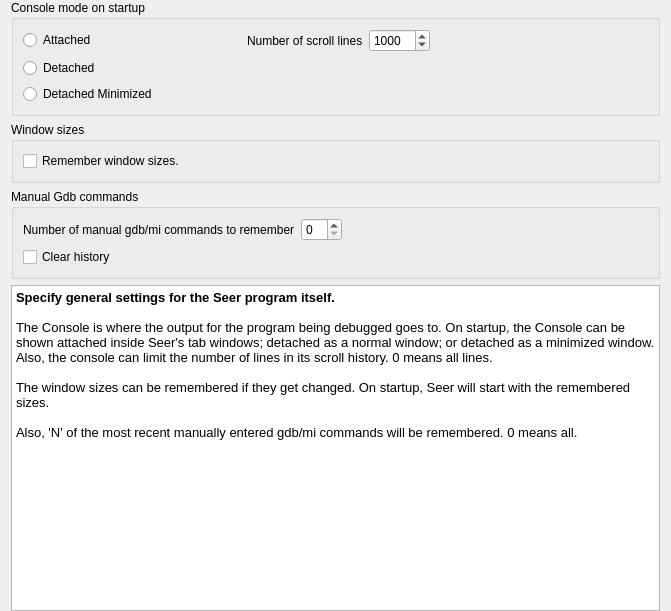
<?xml version="1.0" encoding="UTF-8"?>
<ui version="4.0">
 <class>SeerSeerConfigPage</class>
 <widget class="QWidget" name="SeerSeerConfigPage">
  <property name="geometry">
   <rect>
    <x>0</x>
    <y>0</y>
    <width>671</width>
    <height>611</height>
   </rect>
  </property>
  <property name="windowTitle">
   <string>SeerSeerConfigPage</string>
  </property>
  <layout class="QGridLayout" name="gridLayout_3">
   <property name="topMargin">
    <number>0</number>
   </property>
   <property name="bottomMargin">
    <number>0</number>
   </property>
   <item row="2" column="0">
    <widget class="QGroupBox" name="manualGdbCommandsGroupBox">
     <property name="title">
      <string>Manual Gdb commands</string>
     </property>
     <layout class="QGridLayout" name="gridLayout_2">
      <item row="0" column="1">
       <widget class="QSpinBox" name="rememberGdbCommandsSpinBox">
        <property name="toolTip">
         <string>Number of manual commands to rememvber. 0 means all.</string>
        </property>
       </widget>
      </item>
      <item row="1" column="0">
       <widget class="QCheckBox" name="clearHistoryCheckBox">
        <property name="toolTip">
         <string>Clear all manual gdb commands.</string>
        </property>
        <property name="text">
         <string>Clear history</string>
        </property>
       </widget>
      </item>
      <item row="0" column="0">
       <widget class="QLabel" name="rememberGdbCommandsLabel">
        <property name="text">
         <string>Number of manual gdb/mi commands to remember</string>
        </property>
       </widget>
      </item>
      <item row="0" column="2">
       <spacer name="horizontalSpacer">
        <property name="orientation">
         <enum>Qt::Horizontal</enum>
        </property>
        <property name="sizeHint" stdset="0">
         <size>
          <width>40</width>
          <height>20</height>
         </size>
        </property>
       </spacer>
      </item>
     </layout>
    </widget>
   </item>
   <item row="1" column="0">
    <widget class="QGroupBox" name="windowSizesGroupBox">
     <property name="title">
      <string>Window sizes</string>
     </property>
     <layout class="QGridLayout" name="gridLayout">
      <item row="0" column="0">
       <widget class="QCheckBox" name="rememberSizescheckBox">
        <property name="text">
         <string>Remember window sizes.</string>
        </property>
       </widget>
      </item>
     </layout>
    </widget>
   </item>
   <item row="3" column="0">
    <widget class="QTextBrowser" name="textBrowser">
     <property name="html">
      <string>&lt;!DOCTYPE HTML PUBLIC &quot;-//W3C//DTD HTML 4.0//EN&quot; &quot;http://www.w3.org/TR/REC-html40/strict.dtd&quot;&gt;
&lt;html&gt;&lt;head&gt;&lt;meta name=&quot;qrichtext&quot; content=&quot;1&quot; /&gt;&lt;meta charset=&quot;utf-8&quot; /&gt;&lt;style type=&quot;text/css&quot;&gt;
p, li { white-space: pre-wrap; }
hr { height: 1px; border-width: 0; }
li.unchecked::marker { content: &quot;\2610&quot;; }
li.checked::marker { content: &quot;\2612&quot;; }
&lt;/style&gt;&lt;/head&gt;&lt;body style=&quot; font-family:'Noto Sans'; font-size:10pt; font-weight:400; font-style:normal;&quot;&gt;
&lt;p style=&quot; margin-top:0px; margin-bottom:0px; margin-left:0px; margin-right:0px; -qt-block-indent:0; text-indent:0px;&quot;&gt;&lt;span style=&quot; font-weight:600;&quot;&gt;Specify general settings for the Seer program itself.&lt;/span&gt;&lt;/p&gt;
&lt;p style=&quot; margin-top:0px; margin-bottom:0px; margin-left:0px; margin-right:0px; -qt-block-indent:0; text-indent:0px;&quot;&gt; &lt;/p&gt;
&lt;p style=&quot; margin-top:0px; margin-bottom:0px; margin-left:0px; margin-right:0px; -qt-block-indent:0; text-indent:0px;&quot;&gt;The Console is where the output for the program being debugged goes to. On startup, the Console can be shown attached inside Seer's tab windows; detached as a normal window; or detached as a minimized window. Also, the console can limit the number of lines in its scroll history. 0 means all lines.&lt;/p&gt;
&lt;p style=&quot;-qt-paragraph-type:empty; margin-top:0px; margin-bottom:0px; margin-left:0px; margin-right:0px; -qt-block-indent:0; text-indent:0px;&quot;&gt;&lt;br /&gt;&lt;/p&gt;
&lt;p style=&quot; margin-top:0px; margin-bottom:0px; margin-left:0px; margin-right:0px; -qt-block-indent:0; text-indent:0px;&quot;&gt;The window sizes can be remembered if they get changed. On startup, Seer will start with the remembered sizes.&lt;/p&gt;
&lt;p style=&quot;-qt-paragraph-type:empty; margin-top:0px; margin-bottom:0px; margin-left:0px; margin-right:0px; -qt-block-indent:0; text-indent:0px;&quot;&gt;&lt;br /&gt;&lt;/p&gt;
&lt;p style=&quot; margin-top:0px; margin-bottom:0px; margin-left:0px; margin-right:0px; -qt-block-indent:0; text-indent:0px;&quot;&gt;Also, 'N' of the most recent manually entered gdb/mi commands will be remembered. 0 means all.&lt;/p&gt;
&lt;p style=&quot;-qt-paragraph-type:empty; margin-top:0px; margin-bottom:0px; margin-left:0px; margin-right:0px; -qt-block-indent:0; text-indent:0px;&quot;&gt;&lt;br /&gt;&lt;/p&gt;&lt;/body&gt;&lt;/html&gt;</string>
     </property>
    </widget>
   </item>
   <item row="0" column="0">
    <widget class="QGroupBox" name="consoleModeGroupBox">
     <property name="title">
      <string>Console mode on startup</string>
     </property>
     <layout class="QGridLayout" name="gridLayout_4">
      <item row="1" column="0">
       <widget class="QRadioButton" name="detachedRadioButton">
        <property name="toolTip">
         <string>The console is shown as a normal detached window.</string>
        </property>
        <property name="text">
         <string>Detached</string>
        </property>
        <attribute name="buttonGroup">
         <string notr="true">modeButtonGroup</string>
        </attribute>
       </widget>
      </item>
      <item row="0" column="4">
       <spacer name="horizontalSpacer_2">
        <property name="orientation">
         <enum>Qt::Horizontal</enum>
        </property>
        <property name="sizeHint" stdset="0">
         <size>
          <width>218</width>
          <height>20</height>
         </size>
        </property>
       </spacer>
      </item>
      <item row="0" column="0">
       <widget class="QRadioButton" name="attachedRadioButton">
        <property name="toolTip">
         <string>The console is shown attached inside Seer's tabs.</string>
        </property>
        <property name="text">
         <string>Attached</string>
        </property>
        <attribute name="buttonGroup">
         <string notr="true">modeButtonGroup</string>
        </attribute>
       </widget>
      </item>
      <item row="2" column="0">
       <widget class="QRadioButton" name="detachedMinimizedRadioButton">
        <property name="toolTip">
         <string>The console is shown as a normal detached window that is minimize.</string>
        </property>
        <property name="text">
         <string>Detached Minimized</string>
        </property>
        <attribute name="buttonGroup">
         <string notr="true">modeButtonGroup</string>
        </attribute>
       </widget>
      </item>
      <item row="0" column="3">
       <widget class="QSpinBox" name="consoleScrollLinesSpinBox">
        <property name="toolTip">
         <string>Maximum number of scroll lines. 0 means unlimited.</string>
        </property>
        <property name="maximum">
         <number>99999</number>
        </property>
        <property name="value">
         <number>1000</number>
        </property>
       </widget>
      </item>
      <item row="0" column="1">
       <spacer name="horizontalSpacer_3">
        <property name="orientation">
         <enum>Qt::Horizontal</enum>
        </property>
        <property name="sizeHint" stdset="0">
         <size>
          <width>40</width>
          <height>20</height>
         </size>
        </property>
       </spacer>
      </item>
      <item row="0" column="2">
       <widget class="QLabel" name="consoleScrollLinesLabel">
        <property name="text">
         <string>Number of scroll lines</string>
        </property>
       </widget>
      </item>
     </layout>
    </widget>
   </item>
  </layout>
  <zorder>windowSizesGroupBox</zorder>
  <zorder>textBrowser</zorder>
  <zorder>consoleModeGroupBox</zorder>
  <zorder>manualGdbCommandsGroupBox</zorder>
 </widget>
 <resources/>
 <connections/>
 <buttongroups>
  <buttongroup name="modeButtonGroup"/>
 </buttongroups>
</ui>
